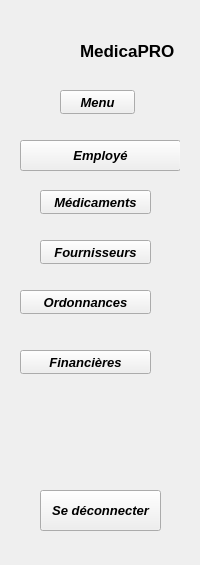
  <widget class="QWidget" name="leftmenu" native="true">
   <property name="geometry">
    <rect>
     <x>0</x>
     <y>0</y>
     <width>200</width>
     <height>565</height>
    </rect>
   </property>
   <property name="minimumSize">
    <size>
     <width>100</width>
     <height>0</height>
    </size>
   </property>
   <property name="maximumSize">
    <size>
     <width>200</width>
     <height>16777215</height>
    </size>
   </property>
   <layout class="QVBoxLayout" name="verticalLayout">
    <item>
     <widget class="QFrame" name="frame_9">
      <property name="frameShape">
       <enum>QFrame::NoFrame</enum>
      </property>
      <layout class="QVBoxLayout" name="verticalLayout_2">
       <item>
        <widget class="QFrame" name="frame_11">
         <property name="frameShape">
          <enum>QFrame::NoFrame</enum>
         </property>
         <widget class="QFrame" name="frame_10">
          <property name="geometry">
           <rect>
            <x>0</x>
            <y>0</y>
            <width>160</width>
            <height>61</height>
           </rect>
          </property>
          <property name="frameShape">
           <enum>QFrame::NoFrame</enum>
          </property>
          <widget class="QLabel" name="logo">
           <property name="geometry">
            <rect>
             <x>0</x>
             <y>10</y>
             <width>51</width>
             <height>41</height>
            </rect>
           </property>
           <property name="text">
            <string/>
           </property>
           <property name="pixmap">
            <pixmap resource="image22.qrc">:/res/image22</pixmap>
           </property>
          </widget>
          <widget class="QLabel" name="label_3">
           <property name="geometry">
            <rect>
             <x>60</x>
             <y>15</y>
             <width>101</width>
             <height>31</height>
            </rect>
           </property>
           <property name="font">
            <font>
             <pointsize>13</pointsize>
             <bold>true</bold>
            </font>
           </property>
           <property name="text">
            <string>MedicaPRO</string>
           </property>
          </widget>
         </widget>
         <widget class="QPushButton" name="pushButton_16">
          <property name="geometry">
           <rect>
            <x>40</x>
            <y>70</y>
            <width>75</width>
            <height>24</height>
           </rect>
          </property>
          <property name="font">
           <font>
            <pointsize>10</pointsize>
            <italic>true</italic>
            <bold>true</bold>
           </font>
          </property>
          <property name="text">
           <string>Menu</string>
          </property>
          <property name="icon">
           <iconset resource="image23.qrc">
            <normaloff>:/res/icone23</normaloff>:/res/icone23</iconset>
          </property>
         </widget>
         <widget class="QPushButton" name="pushButton_17">
          <property name="geometry">
           <rect>
            <x>0</x>
            <y>120</y>
            <width>161</width>
            <height>31</height>
           </rect>
          </property>
          <property name="font">
           <font>
            <pointsize>10</pointsize>
            <italic>true</italic>
            <bold>true</bold>
            <underline>false</underline>
           </font>
          </property>
          <property name="text">
           <string>Employé</string>
          </property>
          <property name="icon">
           <iconset resource="image27.qrc">
            <normaloff>:/res/icone27</normaloff>:/res/icone27</iconset>
          </property>
         </widget>
         <widget class="QPushButton" name="pushButton_18">
          <property name="geometry">
           <rect>
            <x>20</x>
            <y>170</y>
            <width>111</width>
            <height>24</height>
           </rect>
          </property>
          <property name="font">
           <font>
            <pointsize>10</pointsize>
            <italic>true</italic>
            <bold>true</bold>
            <underline>false</underline>
           </font>
          </property>
          <property name="text">
           <string>Médicaments</string>
          </property>
          <property name="icon">
           <iconset resource="image26.qrc">
            <normaloff>:/res/icone26</normaloff>:/res/icone26</iconset>
          </property>
         </widget>
         <widget class="QPushButton" name="pushButton_19">
          <property name="geometry">
           <rect>
            <x>20</x>
            <y>220</y>
            <width>111</width>
            <height>24</height>
           </rect>
          </property>
          <property name="font">
           <font>
            <pointsize>10</pointsize>
            <italic>true</italic>
            <bold>true</bold>
           </font>
          </property>
          <property name="text">
           <string>Fournisseurs</string>
          </property>
          <property name="icon">
           <iconset resource="image25.qrc">
            <normaloff>:/res/icone25</normaloff>:/res/icone25</iconset>
          </property>
         </widget>
         <widget class="QPushButton" name="pushButton_20">
          <property name="geometry">
           <rect>
            <x>0</x>
            <y>270</y>
            <width>131</width>
            <height>24</height>
           </rect>
          </property>
          <property name="font">
           <font>
            <pointsize>10</pointsize>
            <italic>true</italic>
            <bold>true</bold>
           </font>
          </property>
          <property name="text">
           <string>Ordonnances</string>
          </property>
          <property name="icon">
           <iconset resource="image23.qrc">
            <normaloff>:/res/icone23</normaloff>:/res/icone23</iconset>
          </property>
         </widget>
         <widget class="QPushButton" name="pushButton_21">
          <property name="geometry">
           <rect>
            <x>0</x>
            <y>330</y>
            <width>131</width>
            <height>24</height>
           </rect>
          </property>
          <property name="font">
           <font>
            <pointsize>10</pointsize>
            <italic>true</italic>
            <bold>true</bold>
           </font>
          </property>
          <property name="text">
           <string>Financières</string>
          </property>
          <property name="icon">
           <iconset resource="image24.qrc">
            <normaloff>:/res/icone24</normaloff>:/res/icone24</iconset>
          </property>
         </widget>
         <widget class="QPushButton" name="pushButton_22">
          <property name="geometry">
           <rect>
            <x>20</x>
            <y>470</y>
            <width>121</width>
            <height>41</height>
           </rect>
          </property>
          <property name="font">
           <font>
            <pointsize>10</pointsize>
            <italic>true</italic>
            <bold>true</bold>
           </font>
          </property>
          <property name="text">
           <string>Se déconnecter</string>
          </property>
          <property name="icon">
           <iconset resource="image30.qrc">
            <normaloff>:/res/icone30</normaloff>:/res/icone30</iconset>
          </property>
         </widget>
        </widget>
       </item>
      </layout>
     </widget>
    </item>
   </layout>
  </widget>
